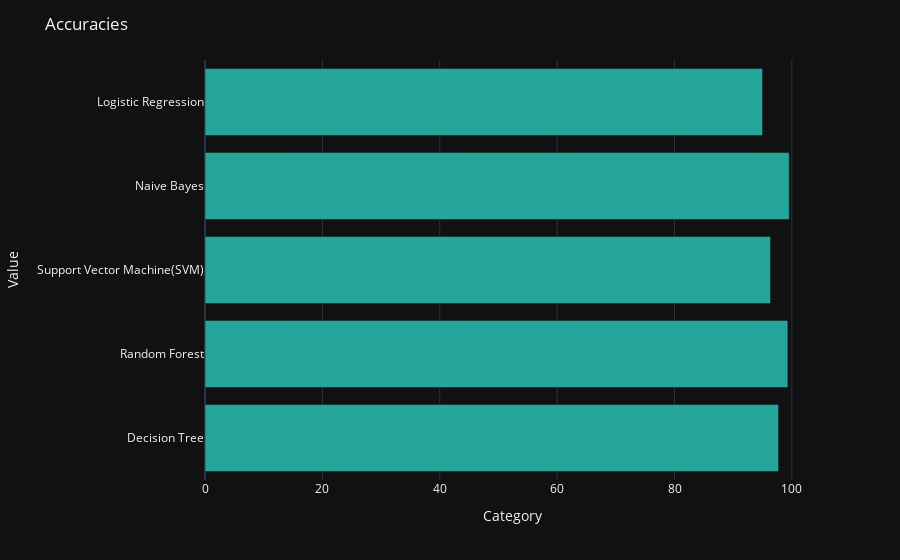

The code cell stored with this chart in its notebook:
### Code cell
fig = px.bar(metr, x='Accuracy', y='Model',orientation='h',color_discrete_sequence=['#26a69a'])

# Set the plot title and axis labels
fig.update_layout(
    title='Accuracies',
    xaxis_title='Category',
    yaxis_title='Value',
)

# Set the plot theme
fig.update_layout(
    template='plotly_dark',
)

# Show the plot
fig.show()

### Figure 1 — Plotly figure (JSON) as saved in the notebook; plotly's stock layout.template omitted (floating-point values rounded to 4 significant figures)
{"data": [{"alignmentgroup": "True", "hovertemplate": "Accuracy=%{x}<br>Model=%{y}<extra></extra>", "legendgroup": "", "marker": {"color": "#26a69a", "pattern": {"shape": ""}}, "name": "", "offsetgroup": "", "orientation": "h", "showlegend": false, "textposition": "auto", "type": "bar", "x": [97.73, 99.32, 96.36, 99.55, 95], "xaxis": "x", "y": ["Decision Tree", "Random Forest", "Support Vector Machine(SVM)", "Naive Bayes", "Logistic Regression"], "yaxis": "y"}], "layout": {"barmode": "relative", "legend": {"tracegroupgap": 0}, "margin": {"t": 60}, "title": {"text": "Accuracies"}, "xaxis": {"anchor": "y", "domain": [0, 1], "title": {"text": "Category"}}, "yaxis": {"anchor": "x", "domain": [0, 1], "title": {"text": "Value"}}}}
